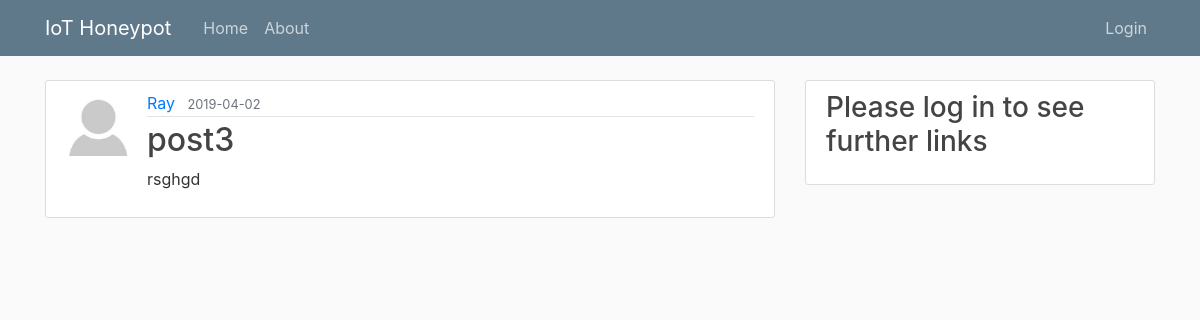
Screenshot of /post/3 with the database file from the repository.
### IoT_Web/models.py (models this page shows, shortened)
class User(db.Model, UserMixin):
    __tablename__ = 'user'
    id = db.Column(db.Integer, primary_key=True) #id type integer, primary_key = unique id for users
    username = db.Column(db.String(20), unique=True, nullable=False) #username type string with max length of 20 characters, unique usernames, nullable = must have a username
    email = db.Column(db.String(120), unique=True, nullable=False) #email type strnng with max length of 120 characters, unique emails, must have an email
    image_file = db.Column(db.String(20), nullable=False, default='default.jpg') #hash image files that are 20 characters long, dont have to be unique because users can have the same profile pics, default image for users
    password = db.Column(db.String(60), nullable=False) #hash password 60 chars in length
    posts = db.relationship('Post', backref='author', lazy=True)

class Post(db.Model):
    __tablename__ = 'post'
    id = db.Column(db.Integer, primary_key=True) #id type integer, primary_key = unique id for users
    title = db.Column(db.String(100), nullable=False)
    date_posted = db.Column(db.DateTime, nullable=False, default=datetime.utcnow) #if no date specified use todays date
    content = db.Column(db.Text, nullable=False)
    user_id = db.Column(db.Integer, db.ForeignKey('user.id'), nullable=False)

### IoT_Web/routes.py (the view)
@app.route("/post/<int:post_id>")
def post(post_id):
    post = Post.query.get_or_404(post_id)
    return render_template('post.html', post=post)

### IoT_Web/templates/post.html (shortened to what this page needs)
{% extends "template.html" %}
{% block content %}
    <article class="media content-section">
        <img class="rounded=circle article-img" src="{{ url_for('static', filename='images/' + post.author.image_file) }}">
        <div class="media-body">
            <div class="article-metadata">
                <a class="mr-2" href="#">{{ post.author.username }}</a>
                <small class="text-muted">{{ post.date_posted.strftime('%Y-%m-%d') }}</small>
            </div>
            <h2 class="article-title">{{ post.title }}</h2>
            <p class="article-content">{{ post.content }}</p>
        </div>
    </article>
{% endblock %}

### IoT_Web/static/css/template.css (style rules this page uses)
body { background: #fafafa; color: #333333; margin-top: 5rem; }
h1, h2, h3, h4, h5, h6 { color: #444444; }
.content-section { background: #ffffff; padding: 10px 20px; border: 1px solid #dddddd; border-radius: 3px; margin-bottom: 20px; }
.article-title { color: #444444; }
.article-content { white-space: pre-line; }
.article-img { height: 65px; width: 65px; margin-right: 16px; }
.article-metadata { padding-bottom: 1px; margin-bottom: 4px; border-bottom: 1px solid #e3e3e3 }

### rows the page displays
User: image_file (picture), author.username "Ray"
Post: date_posted "2019-04-02", title "post3", content "rsghgd"
